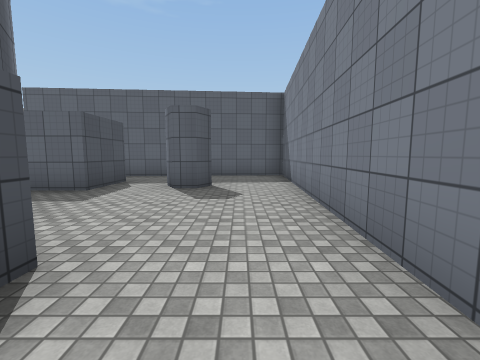
View 1 (above)

17 first-person views from a walk through a scene from a Unity 3-D project. The camera is 1.4 m above the floor, tilts 6° down and sees 90° across. The floor is counted in squares, 2 m on a side. Each view is taken from the middle of a square. On the plan, view 1 faces up. The plan holds only what a view shows up to about 9 squares ahead; the rest is blank. The place goes on beyond the plan. The player character is not drawn. Some surface patterns are stand-ins.

View 2
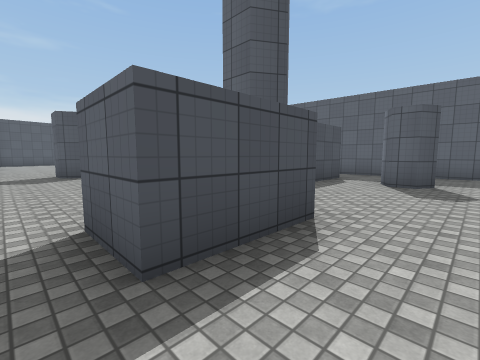

View 3
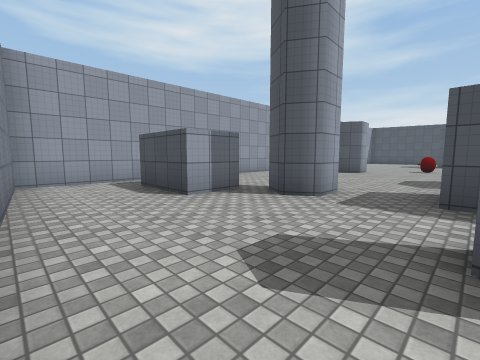

View 4
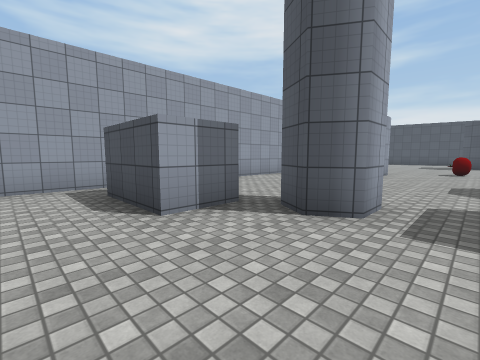

View 5
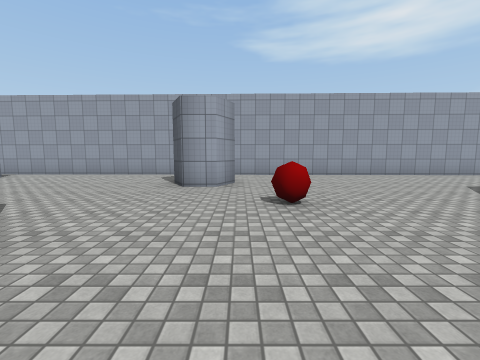

View 6
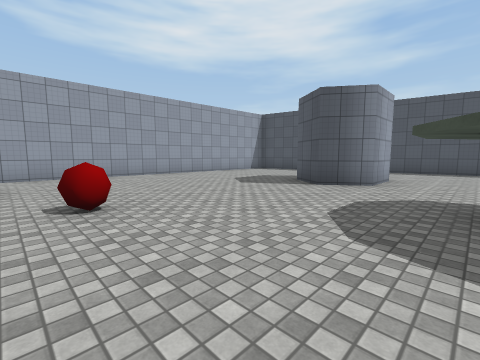

View 7
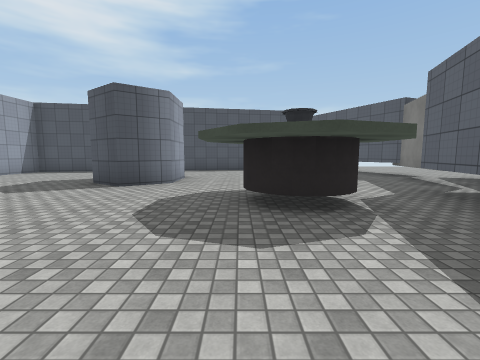

View 8
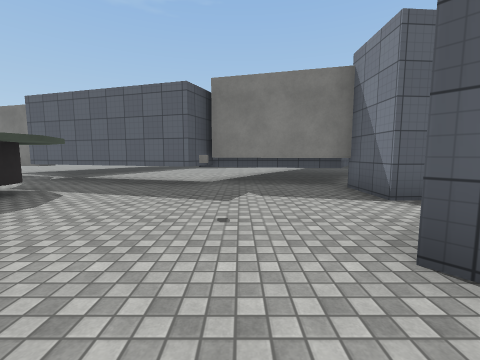

View 9
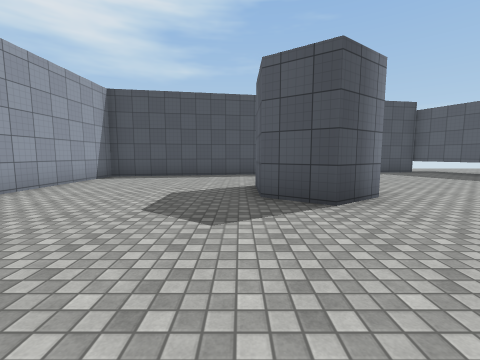

View 10
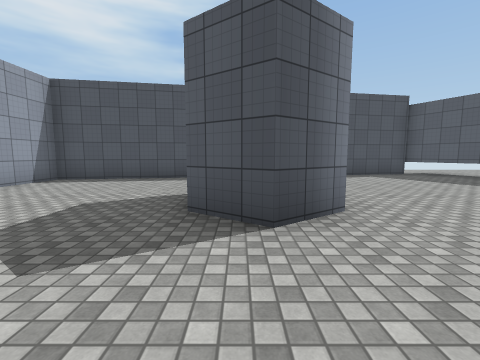

View 11
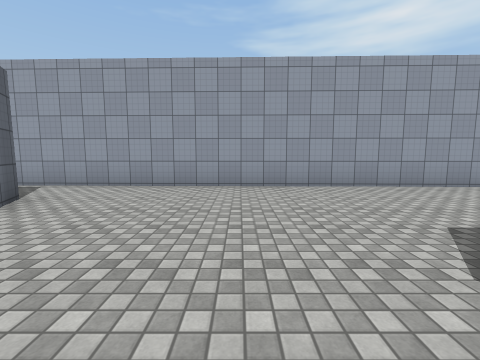

View 12
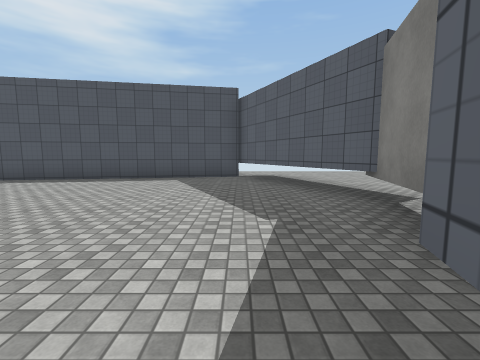

View 13
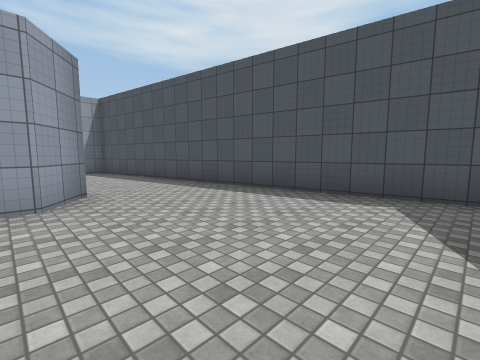

View 14
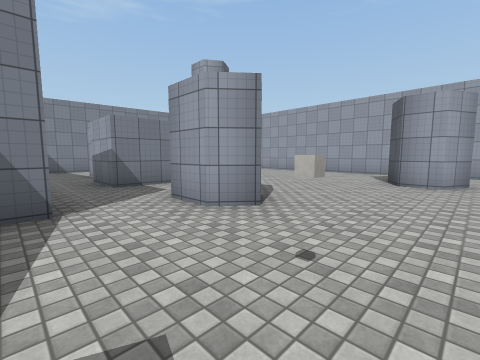

View 15
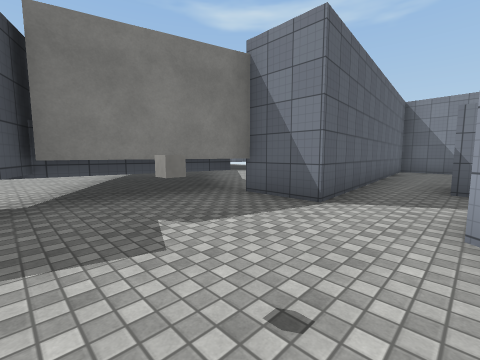

View 16
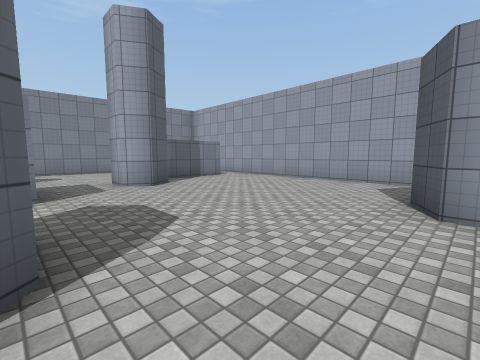

View 17
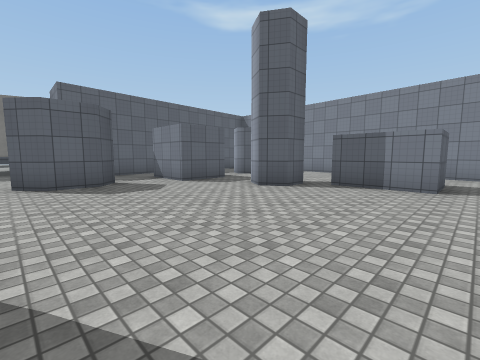

### Floor plan
Points are (right, up) in squares from view 1. A wall is a line through its corners. A room is listed if a view was taken in it or the views show most of it. See-through windows are left out.
Room 1 (views 1, 2)
walls: (-1.3, 1.4) (-1.3, -0.5) (-2.5, -0.5); (-2.4, -1.6) (0.8, -1.7) (1, 1.5)
ways out: opening at (-2, -1) to room 2; opening at (-0.5, 0.5) to room 2
Room 2 (views 3, 4, 5, 6, 7, 8, 9, 10, 11, 12, 13, 14, 15, 16, 17)
walls: (-8.5, 0.7) (-8.7, 0.2) (-9.5, 0.2) (-9.9, 1) (-9.5, 1.8) (-8.7, 1.8) (-8.3, 0.9); (-6, 5.5) (-6.4, 4.9) (-7.4, 4.9) (-7.9, 5.5) (-7.4, 6) (-6.4, 6); (-6.7, 7.6) (-6.7, 9.1) (-9.7, 9.9); (-9.7, 10.2) (-10.1, 9.2) (-14.7, 10.5); (-4.5, 6.3) (-3, 6.3) (-3, 4.7) (-4.5, 4.7); (-18, 4.3) (-17.3, 5.3) (-15.9, 5.3) (-15.2, 4.3) (-15.9, 3.4) (-17.3, 3.4); (-6.6, 9.7) (-10, 10.3); (-3.8, 2.6) (-3.5, 3.1) (-2.8, 3.1) (-2.5, 2.6) (-2.8, 2) (-3.5, 2) (-3.8, 2.6); (-15.3, 11.4) (-18.3, 12.2); (-2.5, -0.5) (-2.5, 1.4) (-1.3, 1.4); (-17.5, 12.1) (-21.7, 10) (-19.8, -1.2) (-2.4, -1.6); (1, 1.5) (1.5, 8.3) (-4.5, 7.8)
ways out: opening at (-2, -1) to room 1; opening at (-0.5, 0.5) to room 1; opening at (-6, 6) to room 3; opening at (-3.5, 7) to room 3
objects: other object (-14, 7) to (-13, 8); apple (-11, 4)
Room 3 (no view inside)
walls: (-4.5, 7.8) (-6.7, 7.6); (-4.5, 4.7) (-4.5, 6.3)
ways out: opening at (-6, 6) to room 2; opening at (-3.5, 7) to room 2

Where each view was taken, in squares from view 1:
view 1: 0 up, 0 right, facing up
view 2: 1 down, 0 right, facing up-left
view 3: 5 up, 1 right, facing down-left
view 4: 4 up, 0 right, facing down-left
view 5: 7 up, 10 left, facing down
view 6: 7 up, 10 left, facing down-left
view 7: 7 up, 10 left, facing left
view 8: 4 up, 9 left, facing up
view 9: 3 up, 12 left, facing left
view 10: 4 up, 13 left, facing left
view 11: 4 up, 13 left, facing down
view 12: 10 up, 14 left, facing left
view 13: 9 up, 17 left, facing down-left
view 14: 8 up, 10 left, facing down-right
view 15: 6 up, 10 left, facing up-right
view 16: 5 up, 9 left, facing down-right
view 17: 1 down, 8 left, facing up-right
